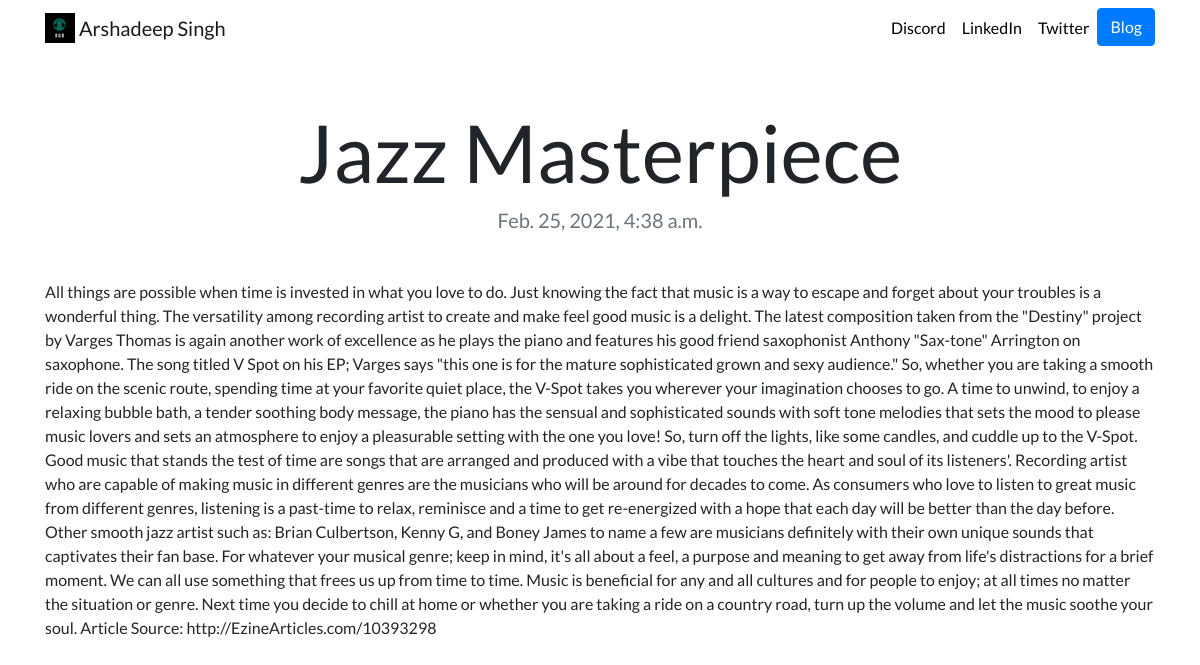
/blog/5/, run on the app's committed database.
### blog/models.py (models this page shows, shortened)
class Blogs(models.Model):
    title=models.CharField(max_length=100)
    datetime=models.DateTimeField()
    description=models.TextField()

### blog/views.py (the view)
# urls.py: path('<int:blog_id>/', views.detail, name='detail'),
def detail(request,blog_id):
    blog=get_object_or_404(Blogs,pk=blog_id)
    return render(request,'blog/detail.html',{'blog':blog})

### blog/templates/blog/detail.html
{% extends "portfolio/base.html" %}
{% load static %}
{% block content %}
<h1 class="text-center mt-5" id="blogdetailtitle">{{ blog.title }}</h1>
<h5 class="text-center text-muted mb-5">{{ blog.datetime }}</h5>
{{ blog.description|safe }}
{% endblock %}

### portfolio/static/portfolio/custom.css (style rules this page uses)
body { font-family: 'Lato', sans-serif; }
@media (min-width: 992px) { #blogdetailtitle { font-size: 5rem; } }

### data on the page
Blogs: title "Jazz Masterpiece", datetime "Feb. 25, 2021, 4:38 a.m.", description "All things are possible when time is invested in what you love to do. Just knowing the fact that music is a way to escape and forget about your troubles is a wonderful thing. The versatility among recording artist to create and make feel good music is a delight. The latest composition taken from the \"Destiny\" project by Varges Thomas is again another work of excellence as he plays the piano and features his good friend saxophonist Anthony \"Sax-tone\" Arrington on saxophone. The song titled V Spot on his EP; Varges says \"this one is for the mature sophisticated grown and sexy audience.\" So, whether you are taking a smooth ride on the scenic route, spending time at your favorite quiet place,…"
